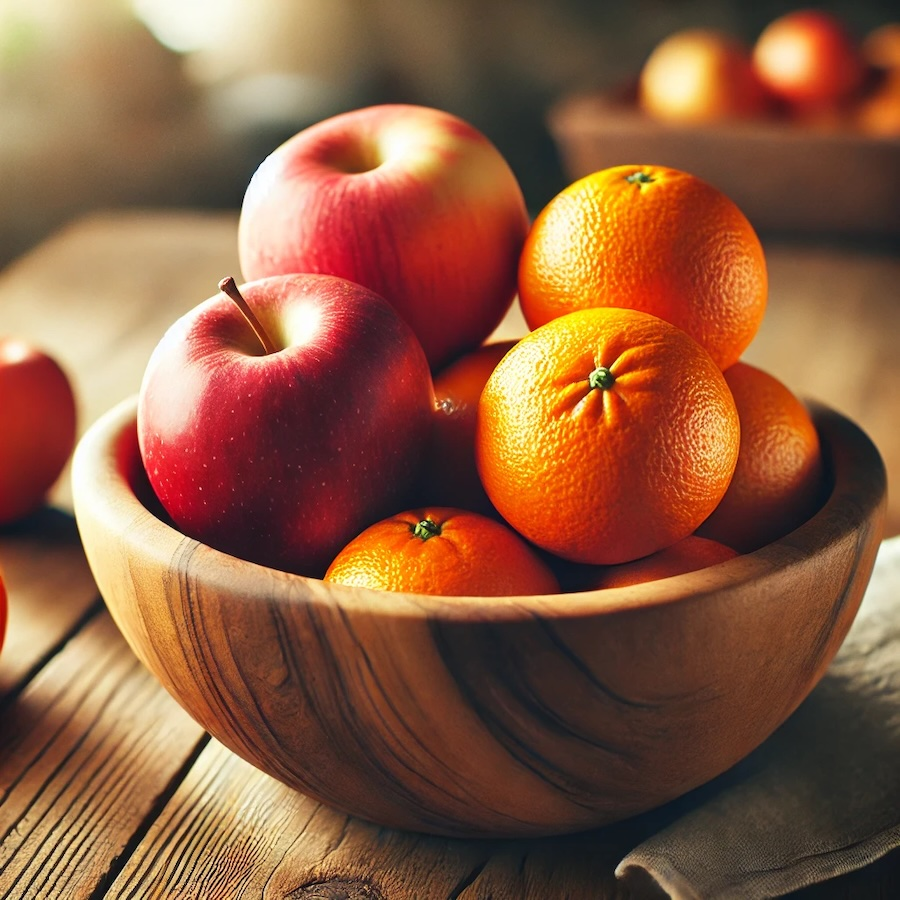
#> input picture aufgabe/week10_Fruits_are_colorful/AppleOrange/AorO7.jpg, 900 x 900 px
$ jupyter execute Week10_2738938.ipynb   (shell and % lines are left out)
#> lines starting #> are read from the running program, lines starting #| are printed output that depends on the picture
# Full Name: Çağdaş Güven

# Student ID: 2738938

# Try to Tell Apples, Oranges and else apart

Images for this assignment are provided at github and they will be automatically downloaded right after imports. When the files are unzip there should be a folder:  ```AppleOrange```.
These are sample images, you can test with more if you want. While testing just for fun, I can try other stuff as well.

Your objective is to convert <font color="magenta"> **Apples to magenta** </font>, <font color="blue"> **Oranges to Blue** </font> , end blur everything else! While changing color, try to keep the original shading (i.e. try not provide a flat single color if possible, keep the shadings to the best you can).

<font color="red">Do not be **too picky** and lose too much time</font>. Variety of images are provided so that you get the idea that generalizable / perfect filters are not easy to build. Yet your function is expected to work on more than one image at an acceptable level.

By the same token, you can use the ```fakes```, also for for fun to see how your algorighm works on unrealted images, and why a general filter is not that easy...

At the end as usual you are expected to **clear all outputs** and then save this file as **Week10_student_id.ipynb** and upload to the assignment at [ODTU Class](https://odtuclass2024f.metu.edu.tr/mod/assign/view.php?id=100364).

# imports as usual
You are only allowed to use concepts related to what we have seen in class and use only the following imports. You can import sub-libraries with new names etc. but NO NEW LIBRARIES

[cell 1]
# not that all of them are necessary, but you are not allowed to import any new library
# yet as before, you can import sub libraries: i.e.:
#       from skimage import measure
import numpy as np
import matplotlib.pyplot as plt
import matplotlib.image as pimg # check this out this is new
from numpy import cos, arccos, sin, pi, round
from numpy.linalg import matrix_rank as rank
from numpy.linalg import svd, eig
from scipy.linalg import orth
import cv2 as cv
from PIL import Image # good old pillow
import sklearn as skl # famous sci-kit learn
from sklearn.cluster import KMeans
from sklearn.metrics import pairwise_distances_argmin
from sklearn.utils import shuffle
from skimage.exposure import histogram , exposure
import skimage as ski # equally famous sci-kit image
from bug_numpy_utils import MatPrint, CData, text2mat # note that once these files are downloaded you can read their content.
from me536utils import RotMat

## get images

[cell 2]
# !rm AppleOrange.zip 2>/dev/null # just in case
# !wget https://github.com/bugrakoku/data4all/raw/main/AppleOrange.zip # get the zip file
# !unzip AppleOrange.zip

# Get prepared
Below you can check images, perform tests runs, find critical color values etc.
Leave all your preparation code so that I can see how you have reached the final implementation of the function. This part I will NOT run for evaluation! I will only run the ```AorO()``` and ```AorO2()``` functions in my tests!

You can add as many code and text cells as you like below. But at the end, as I said above, I will just call the ```AorO()``` or ```AorO2()``` function.
And please **DO CLEAR ALL OUTPUTS**!

Recall that you are not restricted to <font color="red">R</font>
<font color="green">G</font>
<font color="blue">B</font> at all!

# Part I: Manual threshold determination.
You can determine as many thresholds as you like.

### Add explanations of what you do and why regarding the code(s) below

[cell 3]
# your prep code


# [117 lines left out: functions plot_hsv_histogram, plot_RGB_histogram, hsv_to_cv_ranges, not called in this run]

[cell 4]
# potentially more code
#plot_hsv_histogram('AppleOrange/AorO1.jpg')

## ```AorO()``` function

[cell 5]
'''
You are to properly implement the following function so that
Apples become magenta, orange blue in color, and rest is blurred where blurring is visually detectable.

'''


# [61 lines left out: function AorO, not called in this run]

# Part II: Use some clustering methods to find thresholds automatically
Assuming that there are apples and oranges in the image, analyze the colors in the image (such as histograms, or anything else you find fit), run some clustering algorithms on them and generate the image.

### Add explanations of what you do and why regarding the code(s) below

[cell 6]
# your prep code

from sklearn.cluster import KMeans
import matplotlib.pyplot as plt
import numpy as np

# [54 lines left out: function visualize_dominant_colors, not called in this run]

[cell 7]
# potentially more code
import matplotlib.pyplot as plt
from mpl_toolkits.mplot3d import Axes3D
import cv2 as cv
import numpy as np

# Read image
img = cv.imread('AppleOrange/AorO7.jpg')
#> img is the input picture: shape (900, 900, 3); mean B, G, R 64.4, 91.7, 140

# Convert from BGR to HSV
img_hsv = cv.cvtColor(img, cv.COLOR_BGR2HSV)
#> img_hsv: shape (900, 900, 3); mean H, S, V 35.6, 132.4, 140.4

# Apply sharpening kernel
sharpen_kernel = np.array([[0, -1, 0],
                            [-1, 5, -1],
                            [0, -1, 0]])
sharpened_img = cv.filter2D(img_hsv, -1, sharpen_kernel)
#> sharpened_img: shape (900, 900, 3); mean H, S, V 36.7, 131.1, 139.7

# Apply Erosion after sharpening
kernel = np.ones((5, 5), np.uint8)  # Define a kernel for erosion
eroded_img = cv.erode(sharpened_img, kernel, iterations=1)
#> eroded_img: shape (900, 900, 3); mean H, S, V 24.7, 95.6, 110.8

# Convert the eroded HSV image back to BGR for display
eroded_bgr = cv.cvtColor(eroded_img, cv.COLOR_HSV2BGR)
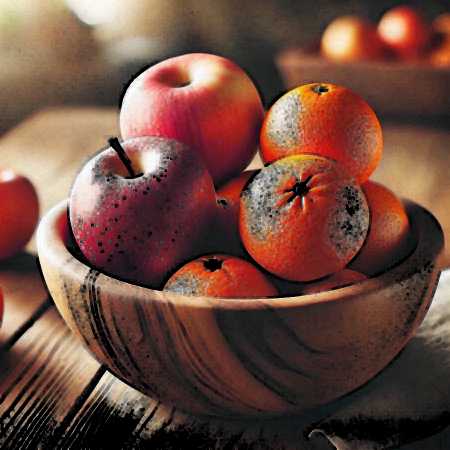
#> eroded_bgr: shape (900, 900, 3) (shown at 1/2 size); mean B, G, R 63.1, 74.3, 110.7

# Split the HSV channels from the eroded image
h, s, v = cv.split(eroded_img)
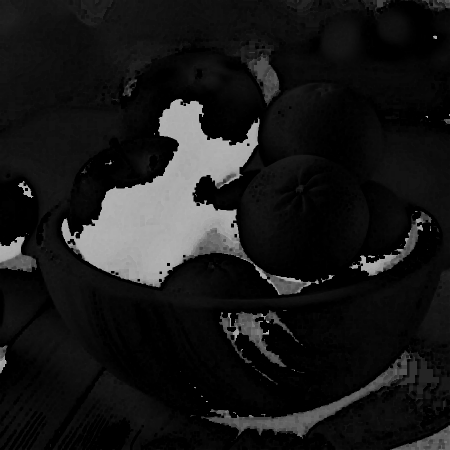
#> h: shape (900, 900) (shown at 1/2 size); min 0, max 179, mean 24.7
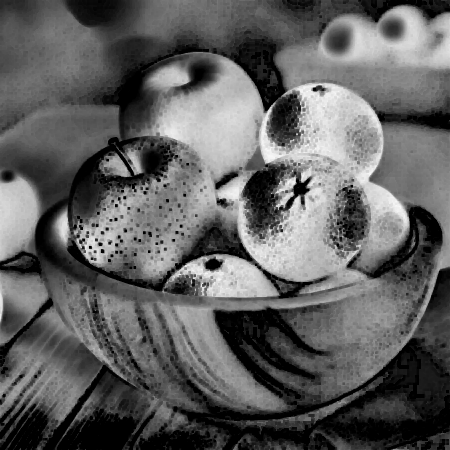
#> s: shape (900, 900) (shown at 1/2 size); min 0, max 254, mean 95.6
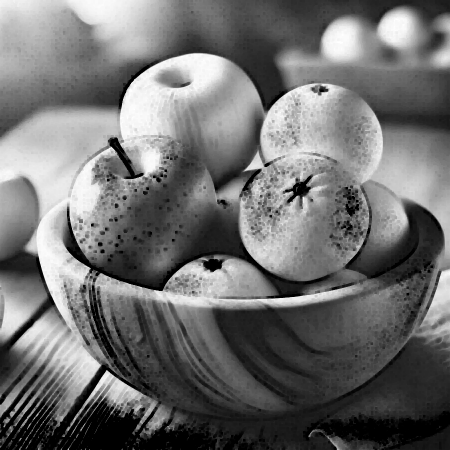
#> v: shape (900, 900) (shown at 1/2 size); min 0, max 255, mean 110.8

# Flatten the channels for visualization
h = h.flatten()
s = s.flatten()
v = v.flatten()

# Normalize the HSV values to ensure better visualization in 3D scatter
h = h / 180.0
s = s / 255.0
v = v / 255.0

# Plotting
fig = plt.figure(figsize=(15, 8))

# Subplot 1: Sharpened Image
ax1 = fig.add_subplot(1, 3, 1)
ax1.imshow(cv.cvtColor(cv.cvtColor(sharpened_img, cv.COLOR_HSV2BGR), cv.COLOR_BGR2RGB))
ax1.axis('off')
ax1.set_title('Sharpened Image')

# Subplot 2: Eroded Image Output
ax2 = fig.add_subplot(1, 3, 2)
ax2.imshow(cv.cvtColor(eroded_bgr, cv.COLOR_BGR2RGB))
ax2.axis('off')
ax2.set_title('Eroded Image')

# Subplot 3: 3D Scatter Plot
ax3 = fig.add_subplot(1, 3, 3, projection='3d')
scatter = ax3.scatter(h, s, v, c=np.array([h, s, v]).T, marker='o', s=1, alpha=0.6)
ax3.set_xlabel('Hue Channel')
ax3.set_ylabel('Saturation Channel')
ax3.set_zlabel('Value Channel')
ax3.set_title('3D HSV Scatter Plot (After Erosion)')

plt.tight_layout()
plt.show()
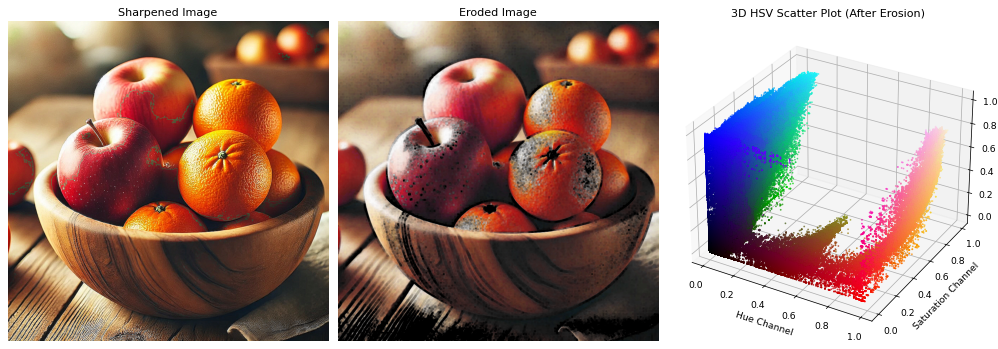
#> figure drawn by matplotlib, 3 panels

$ run again, with aufgabe/week10_Fruits_are_colorful/AppleOrange/AorO1.jpg copied over aufgabe/week10_Fruits_are_colorful/AppleOrange/AorO7.jpg
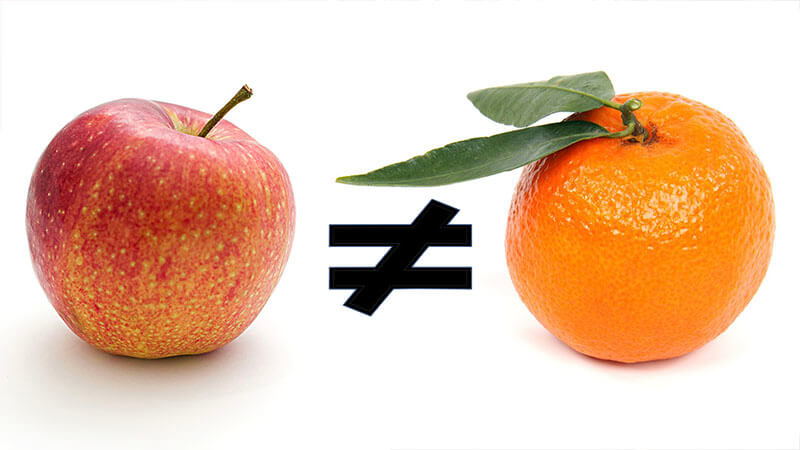
#> input picture aufgabe/week10_Fruits_are_colorful/AppleOrange/AorO1.jpg, 800 x 450 px
#> img is the input picture: shape (450, 800, 3); mean B, G, R 177.3, 199.3, 231.5
#> img_hsv: shape (450, 800, 3); mean H, S, V 14.2, 66.5, 232.4
#> sharpened_img: shape (450, 800, 3); mean H, S, V 16.3, 65.4, 231
#> eroded_img: shape (450, 800, 3); mean H, S, V 4.7, 37.3, 207.5
#> `h, s, v = cv.split(eroded_img)`:
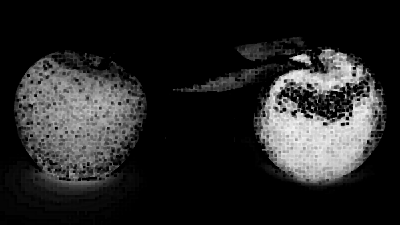
#> s: shape (450, 800) (shown at 1/2 size); min 0, max 248, mean 37.3
#> `plt.show()`:
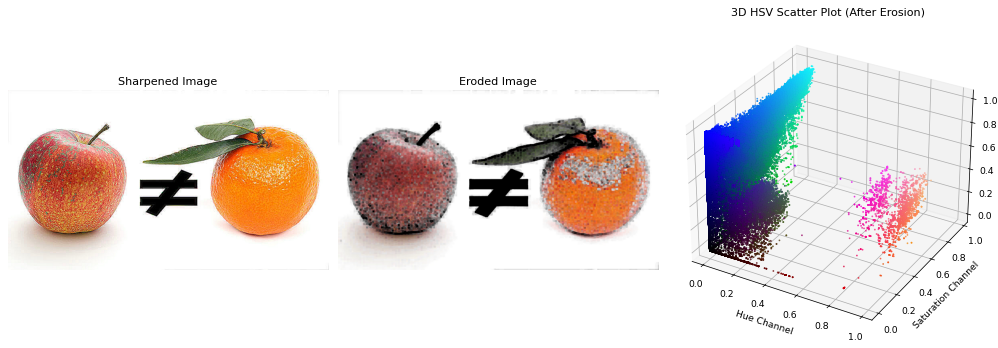
#> figure drawn by matplotlib, 3 panels
